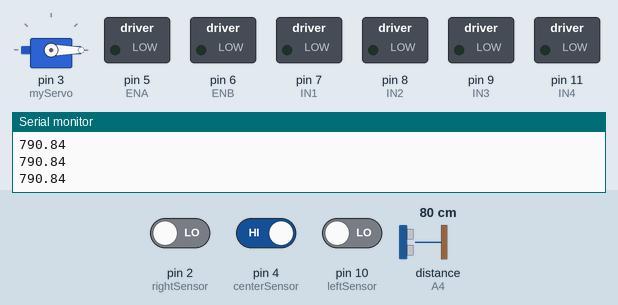
Simulated run of this sketch. Board: Arduino Uno, built with avr-gcc and run on an emulated ATmega328P. Parts: servo, switched loads named in the sketch (green lamp = pin HIGH), the last lines printed to the serial monitor. Wiring (inferred from the names in the program): ultrasonic range finder: trigger A5; echo A4. The inputs (shaded band) are chosen by the test bench; at power-on: distance to the obstacle (sensor on A4) 80 cm, pin 2 (rightSensor) LOW, pin 4 (centerSensor) HIGH, pin 10 (leftSensor) LOW. The echo pulse lasts 58.3 µs per cm; pins used as bus, display or sensor lines are not drawn.

Above: at 1.2 s.
1.3 s: distance to the obstacle (sensor on A4) set to 8 cm
2.8 s: distance to the obstacle (sensor on A4) set to 5 cm
At 3.27 s:
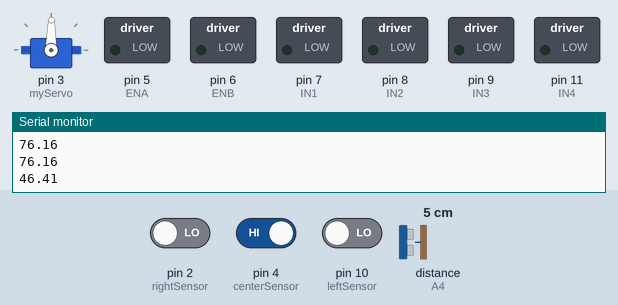
At 3.88 s:
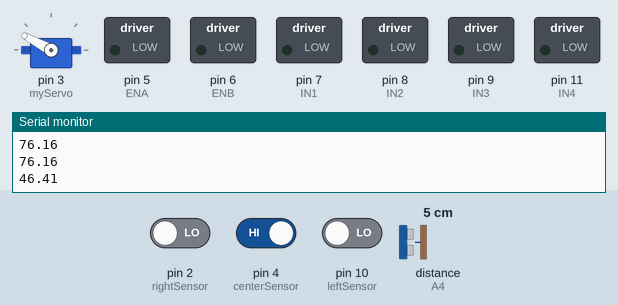
Timing chart, 0 to 18.6 s (numbered marks = the images above; inputs shaded):
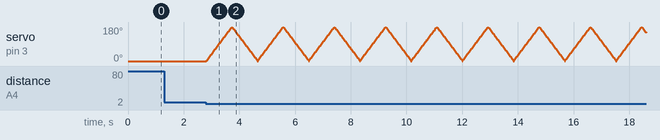

The sketch:

bot.ino
```cpp
#include <Servo.h>

/* Voir table de vérités pour comprendre quelle variable correspond a quel roue / axe */
#define ENA 5
#define ENB 6
#define IN1 7
#define IN2 8
#define IN3 9
#define IN4 11

/* Déclarations des constantes de types int qui représentent les PIN des différents capteurs*/
const int leftSensor = 10;
const int centerSensor = 4;
const int rightSensor = 2;
int servoState = 0;

int seuil = 65;

/* Déclaration des variables booleans déstinées à la vérification de l'état des capteurs*/
bool leftSensorState;
bool centerSensorState;
bool rightSensorState;

const byte TRIGGER = A5; // broche TRIGGER
const byte ECHO = A4; // broche ECHO
const unsigned long MEASURE_TIMEOUT = 25000UL; // 25ms = 8m à 340m/s
const float SOUND_SPEED = 340.0 / 1000;
const boolean plot = false;

Servo myServo;

/* Fonction setup basique à ARDUINO */
void setup() {
    Serial.begin(9600);

    pinMode(IN1, OUTPUT);
    pinMode(IN2, OUTPUT);
    pinMode(IN3, OUTPUT);
    pinMode(IN4, OUTPUT);
    pinMode(ENA, OUTPUT);
    pinMode(ENB, OUTPUT);

    pinMode(leftSensor, INPUT);
    pinMode(centerSensor, INPUT);
    pinMode(rightSensor, INPUT);

    myServo.attach(3);
    myServo.write(servoState);

    pinMode(TRIGGER, OUTPUT);
    digitalWrite(TRIGGER, LOW);
    pinMode(ECHO, INPUT);
}

void loop() {
  digitalWrite(TRIGGER, HIGH);
  delayMicroseconds(10);
  digitalWrite(TRIGGER, LOW);

  long measure = pulseIn(ECHO, HIGH, MEASURE_TIMEOUT);
  float distance_mm = measure / 2.0 * SOUND_SPEED;

  Serial.println(distance_mm);

  if(distance_mm > seuil) {
    lineFollower();
  } else {
    Stop();
  }

  if(distance_mm <= seuil) {
    servo(180);
  }
}

void lineFollower() {
    leftSensorState = digitalRead(leftSensor);
    centerSensorState = digitalRead(centerSensor);
    rightSensorState = digitalRead(rightSensor);

    if (!centerSensorState) {
        if ((leftSensorState) && (!rightSensorState)) {
            left(6);
        } else if ((!leftSensorState) && (rightSensorState)) {
            right(4);
        } else {
            forward(7);
        }
    } else {
        if ((leftSensorState) && (!rightSensorState)) {
            left(4);
        } else if ((!leftSensorState) && (rightSensorState)) {
            right(6);
        } else {
            Stop();
        }
    }
}

void servo(int x) {
  for(servoState = 0; servoState <= x; servoState++) {
      myServo.write(servoState);
      delay(5);
    }

    for(servoState = x; servoState >= 0; servoState--) {
      myServo.write(servoState);
      delay(5);
    }
}

/* Fonction assurant l'avancer du robot */
void forward(int Power) {
    digitalWrite(ENA, HIGH);
    digitalWrite(ENB, HIGH);
    digitalWrite(IN1, HIGH);
    digitalWrite(IN2, LOW);
    digitalWrite(IN3, LOW);
    digitalWrite(IN4, HIGH);
    analogWrite(ENA, Power);
    analogWrite(ENB, Power);
}

/* Fonction permettant au robot de tourner a gauche */
void left(int Power) {
    digitalWrite(ENA, HIGH);
    digitalWrite(ENB, HIGH);
    digitalWrite(IN1, LOW);
    digitalWrite(IN2, HIGH);
    digitalWrite(IN3, LOW);
    digitalWrite(IN4, HIGH);
    analogWrite(ENA, Power);
    analogWrite(ENB, Power);
}

/* Fonction permettant au robot de tourner a droite*/
void right(int Power) {
    digitalWrite(ENA, HIGH);
    digitalWrite(ENB, HIGH);
    digitalWrite(IN1, HIGH);
    digitalWrite(IN2, LOW);
    digitalWrite(IN3, HIGH);
    digitalWrite(IN4, LOW);
    analogWrite(ENA, Power);
    analogWrite(ENB, Power);
}

/* Fonction assurant la marche arrière du robot */
void back(int Power) {
    digitalWrite(ENA, HIGH);
    digitalWrite(ENB, HIGH);
    digitalWrite(IN1, LOW);
    digitalWrite(IN2, HIGH);
    digitalWrite(IN3, HIGH);
    digitalWrite(IN4, LOW);
    analogWrite(ENA, Power);
    analogWrite(ENB, Power);
}

/* Fonction assurant l'arrêt du robot */
void Stop() {
    digitalWrite(ENA, LOW);
    digitalWrite(ENB, LOW);
    digitalWrite(IN1, LOW);
    digitalWrite(IN2, LOW);
    digitalWrite(IN3, LOW);
    digitalWrite(IN4, LOW);
}
```

Measured:
- the behaviour switches between 7 and 6 cm on distance to the obstacle (sensor on A4) (found by bisection; images 0 and 1)
